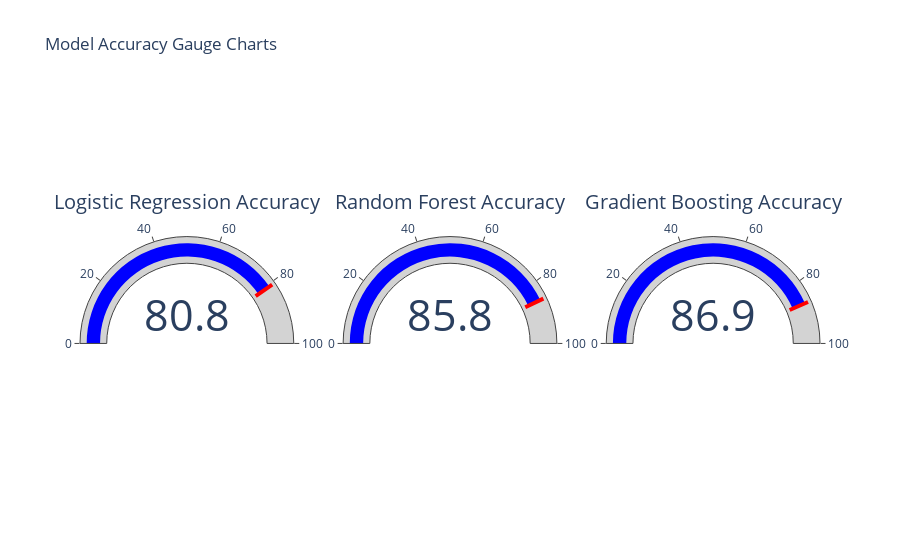

Notebook cell for this chart:
### Code cell
def plot_gauge_chart(y_test, y_pred_lr, y_pred_rf, y_pred_gb):
    models = {
        'Logistic Regression': accuracy_score(y_test, y_pred_lr),
        'Random Forest': accuracy_score(y_test, y_pred_rf),
        'Gradient Boosting': accuracy_score(y_test, y_pred_gb)
    }

    fig = make_subplots(rows=1, cols=len(models), specs=[[{'type': 'indicator'}] * len(models)])

    for i, (model, accuracy) in enumerate(models.items()):
        fig.add_trace(go.Indicator(
            mode="gauge+number",
            value=accuracy * 100,
            title={'text': f'{model} Accuracy'},
            gauge={'axis': {'range': [0, 100]},
                   'bar': {'color': "blue"},
                   'steps': [{'range': [0, 100], 'color': "lightgray"}],
                   'threshold': {'line': {'color': "red", 'width': 4},
                                 'thickness': 0.75,
                                 'value': accuracy * 100}}),
            row=1, col=i+1
        )

    fig.update_layout(
        title="Model Accuracy Gauge Charts",
        showlegend=False
    )

    fig.show()

# Call the function with your predictions and true labels
plot_gauge_chart(y_test, y_pred_lr, y_pred_rf, y_pred_gb)

### Figure 1 — Plotly figure (JSON) as saved in the notebook; plotly's stock layout.template omitted (floating-point values rounded to 4 significant figures)
{"data": [{"domain": {"x": [0, 0.2889], "y": [0, 1]}, "gauge": {"axis": {"range": [0, 100]}, "bar": {"color": "blue"}, "steps": [{"color": "lightgray", "range": [0, 100]}], "threshold": {"line": {"color": "red", "width": 4}, "thickness": 0.75, "value": 80.8}}, "mode": "gauge+number", "title": {"text": "Logistic Regression Accuracy"}, "type": "indicator", "value": 80.8}, {"domain": {"x": [0.3556, 0.6444], "y": [0, 1]}, "gauge": {"axis": {"range": [0, 100]}, "bar": {"color": "blue"}, "steps": [{"color": "lightgray", "range": [0, 100]}], "threshold": {"line": {"color": "red", "width": 4}, "thickness": 0.75, "value": 85.75}}, "mode": "gauge+number", "title": {"text": "Random Forest Accuracy"}, "type": "indicator", "value": 85.75}, {"domain": {"x": [0.7111, 1], "y": [0, 1]}, "gauge": {"axis": {"range": [0, 100]}, "bar": {"color": "blue"}, "steps": [{"color": "lightgray", "range": [0, 100]}], "threshold": {"line": {"color": "red", "width": 4}, "thickness": 0.75, "value": 86.9}}, "mode": "gauge+number", "title": {"text": "Gradient Boosting Accuracy"}, "type": "indicator", "value": 86.9}], "layout": {"showlegend": false, "title": {"text": "Model Accuracy Gauge Charts"}}}
